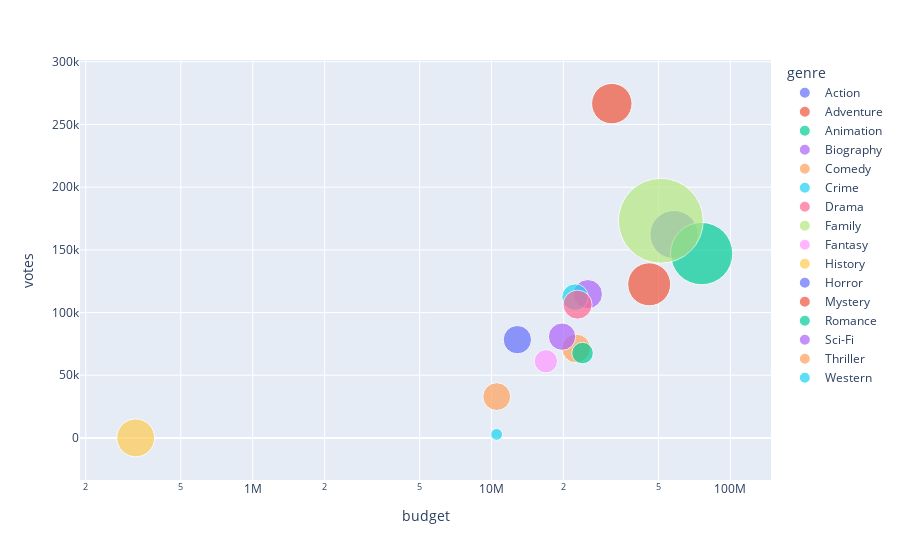

The code cell stored with this chart in its notebook:
### Code cell
import plotly.express as px
fig = px.scatter(df2_grouped, x="budget", y="votes", size="revenue", color=df2_grouped.index, hover_name=df2_grouped.index, log_x=True, size_max=60)
fig.show()

### Figure 1 — Plotly figure (JSON) as saved in the notebook; plotly's stock layout.template omitted (floating-point values rounded to 4 significant figures)
{"data": [{"hovertemplate": "<b>%{hovertext}</b><br><br>genre=Action<br>budget=%{x}<br>votes=%{y}<br>revenue=%{marker.size}<extra></extra>", "hovertext": ["Action"], "legendgroup": "Action", "marker": {"color": "#636efa", "size": [167358849], "sizemode": "area", "sizeref": 144100.0, "symbol": "circle"}, "mode": "markers", "name": "Action", "orientation": "v", "showlegend": true, "type": "scatter", "x": [58084599], "xaxis": "x", "y": [162168], "yaxis": "y"}, {"hovertemplate": "<b>%{hovertext}</b><br><br>genre=Adventure<br>budget=%{x}<br>votes=%{y}<br>revenue=%{marker.size}<extra></extra>", "hovertext": ["Adventure"], "legendgroup": "Adventure", "marker": {"color": "#EF553B", "size": [133084257], "sizemode": "area", "sizeref": 144100.0, "symbol": "circle"}, "mode": "markers", "name": "Adventure", "orientation": "v", "showlegend": true, "type": "scatter", "x": [45708389], "xaxis": "x", "y": [122542], "yaxis": "y"}, {"hovertemplate": "<b>%{hovertext}</b><br><br>genre=Animation<br>budget=%{x}<br>votes=%{y}<br>revenue=%{marker.size}<extra></extra>", "hovertext": ["Animation"], "legendgroup": "Animation", "marker": {"color": "#00cc96", "size": [279489785], "sizemode": "area", "sizeref": 144100.0, "symbol": "circle"}, "mode": "markers", "name": "Animation", "orientation": "v", "showlegend": true, "type": "scatter", "x": [75785197], "xaxis": "x", "y": [147029], "yaxis": "y"}, {"hovertemplate": "<b>%{hovertext}</b><br><br>genre=Biography<br>budget=%{x}<br>votes=%{y}<br>revenue=%{marker.size}<extra></extra>", "hovertext": ["Biography"], "legendgroup": "Biography", "marker": {"color": "#ab63fa", "size": [61605177], "sizemode": "area", "sizeref": 144100.0, "symbol": "circle"}, "mode": "markers", "name": "Biography", "orientation": "v", "showlegend": true, "type": "scatter", "x": [25312316], "xaxis": "x", "y": [114682], "yaxis": "y"}, {"hovertemplate": "<b>%{hovertext}</b><br><br>genre=Comedy<br>budget=%{x}<br>votes=%{y}<br>revenue=%{marker.size}<extra></extra>", "hovertext": ["Comedy"], "legendgroup": "Comedy", "marker": {"color": "#FFA15A", "size": [59574092], "sizemode": "area", "sizeref": 144100.0, "symbol": "circle"}, "mode": "markers", "name": "Comedy", "orientation": "v", "showlegend": true, "type": "scatter", "x": [22607802], "xaxis": "x", "y": [71362], "yaxis": "y"}, {"hovertemplate": "<b>%{hovertext}</b><br><br>genre=Crime<br>budget=%{x}<br>votes=%{y}<br>revenue=%{marker.size}<extra></extra>", "hovertext": ["Crime"], "legendgroup": "Crime", "marker": {"color": "#19d3f3", "size": [50735642], "sizemode": "area", "sizeref": 144100.0, "symbol": "circle"}, "mode": "markers", "name": "Crime", "orientation": "v", "showlegend": true, "type": "scatter", "x": [22363565], "xaxis": "x", "y": [112315], "yaxis": "y"}, {"hovertemplate": "<b>%{hovertext}</b><br><br>genre=Drama<br>budget=%{x}<br>votes=%{y}<br>revenue=%{marker.size}<extra></extra>", "hovertext": ["Drama"], "legendgroup": "Drama", "marker": {"color": "#FF6692", "size": [60766100], "sizemode": "area", "sizeref": 144100.0, "symbol": "circle"}, "mode": "markers", "name": "Drama", "orientation": "v", "showlegend": true, "type": "scatter", "x": [22914608], "xaxis": "x", "y": [106320], "yaxis": "y"}, {"hovertemplate": "<b>%{hovertext}</b><br><br>genre=Family<br>budget=%{x}<br>votes=%{y}<br>revenue=%{marker.size}<extra></extra>", "hovertext": ["Family"], "legendgroup": "Family", "marker": {"color": "#B6E880", "size": [518583146], "sizemode": "area", "sizeref": 144100.0, "symbol": "circle"}, "mode": "markers", "name": "Family", "orientation": "v", "showlegend": true, "type": "scatter", "x": [51125000], "xaxis": "x", "y": [173225], "yaxis": "y"}, {"hovertemplate": "<b>%{hovertext}</b><br><br>genre=Fantasy<br>budget=%{x}<br>votes=%{y}<br>revenue=%{marker.size}<extra></extra>", "hovertext": ["Fantasy"], "legendgroup": "Fantasy", "marker": {"color": "#FF97FF", "size": [39308611], "sizemode": "area", "sizeref": 144100.0, "symbol": "circle"}, "mode": "markers", "name": "Fantasy", "orientation": "v", "showlegend": true, "type": "scatter", "x": [16885714], "xaxis": "x", "y": [61166], "yaxis": "y"}, {"hovertemplate": "<b>%{hovertext}</b><br><br>genre=History<br>budget=%{x}<br>votes=%{y}<br>revenue=%{marker.size}<extra></extra>", "hovertext": ["History"], "legendgroup": "History", "marker": {"color": "#FECB52", "size": [103004458], "sizemode": "area", "sizeref": 144100.0, "symbol": "circle"}, "mode": "markers", "name": "History", "orientation": "v", "showlegend": true, "type": "scatter", "x": [323562], "xaxis": "x", "y": [79], "yaxis": "y"}, {"hovertemplate": "<b>%{hovertext}</b><br><br>genre=Horror<br>budget=%{x}<br>votes=%{y}<br>revenue=%{marker.size}<extra></extra>", "hovertext": ["Horror"], "legendgroup": "Horror", "marker": {"color": "#636efa", "size": [57924449], "sizemode": "area", "sizeref": 144100.0, "symbol": "circle"}, "mode": "markers", "name": "Horror", "orientation": "v", "showlegend": true, "type": "scatter", "x": [12825159], "xaxis": "x", "y": [78383], "yaxis": "y"}, {"hovertemplate": "<b>%{hovertext}</b><br><br>genre=Mystery<br>budget=%{x}<br>votes=%{y}<br>revenue=%{marker.size}<extra></extra>", "hovertext": ["Mystery"], "legendgroup": "Mystery", "marker": {"color": "#EF553B", "size": [117887733], "sizemode": "area", "sizeref": 144100.0, "symbol": "circle"}, "mode": "markers", "name": "Mystery", "orientation": "v", "showlegend": true, "type": "scatter", "x": [31876470], "xaxis": "x", "y": [266647], "yaxis": "y"}, {"hovertemplate": "<b>%{hovertext}</b><br><br>genre=Romance<br>budget=%{x}<br>votes=%{y}<br>revenue=%{marker.size}<extra></extra>", "hovertext": ["Romance"], "legendgroup": "Romance", "marker": {"color": "#00cc96", "size": [33575381], "sizemode": "area", "sizeref": 144100.0, "symbol": "circle"}, "mode": "markers", "name": "Romance", "orientation": "v", "showlegend": true, "type": "scatter", "x": [24040000], "xaxis": "x", "y": [67720], "yaxis": "y"}, {"hovertemplate": "<b>%{hovertext}</b><br><br>genre=Sci-Fi<br>budget=%{x}<br>votes=%{y}<br>revenue=%{marker.size}<extra></extra>", "hovertext": ["Sci-Fi"], "legendgroup": "Sci-Fi", "marker": {"color": "#ab63fa", "size": [53958691], "sizemode": "area", "sizeref": 144100.0, "symbol": "circle"}, "mode": "markers", "name": "Sci-Fi", "orientation": "v", "showlegend": true, "type": "scatter", "x": [19733750], "xaxis": "x", "y": [80783], "yaxis": "y"}, {"hovertemplate": "<b>%{hovertext}</b><br><br>genre=Thriller<br>budget=%{x}<br>votes=%{y}<br>revenue=%{marker.size}<extra></extra>", "hovertext": ["Thriller"], "legendgroup": "Thriller", "marker": {"color": "#FFA15A", "size": [55936211], "sizemode": "area", "sizeref": 144100.0, "symbol": "circle"}, "mode": "markers", "name": "Thriller", "orientation": "v", "showlegend": true, "type": "scatter", "x": [10511111], "xaxis": "x", "y": [32964], "yaxis": "y"}, {"hovertemplate": "<b>%{hovertext}</b><br><br>genre=Western<br>budget=%{x}<br>votes=%{y}<br>revenue=%{marker.size}<extra></extra>", "hovertext": ["Western"], "legendgroup": "Western", "marker": {"color": "#19d3f3", "size": [10012943], "sizemode": "area", "sizeref": 144100.0, "symbol": "circle"}, "mode": "markers", "name": "Western", "orientation": "v", "showlegend": true, "type": "scatter", "x": [10500000], "xaxis": "x", "y": [2850], "yaxis": "y"}], "layout": {"legend": {"itemsizing": "constant", "title": {"text": "genre"}, "tracegroupgap": 0}, "margin": {"t": 60}, "xaxis": {"anchor": "y", "domain": [0, 1], "title": {"text": "budget"}, "type": "log"}, "yaxis": {"anchor": "x", "domain": [0, 1], "title": {"text": "votes"}}}}
